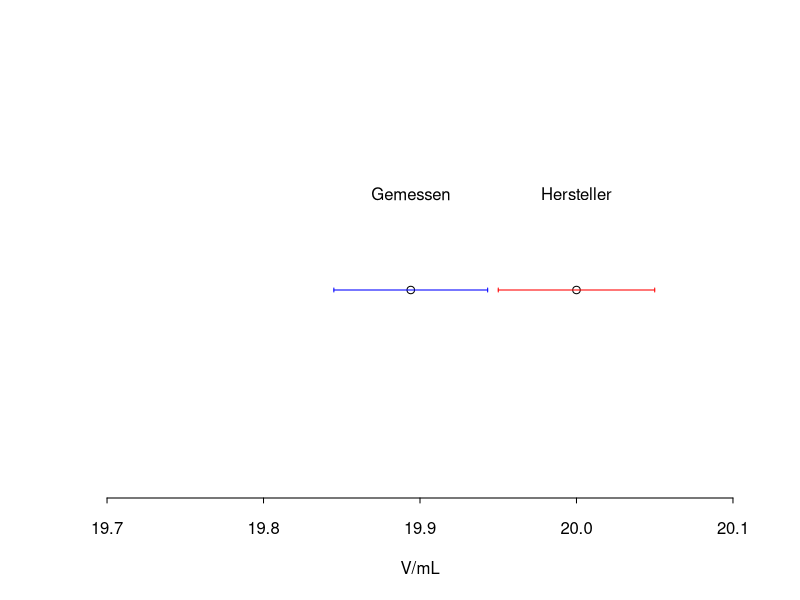
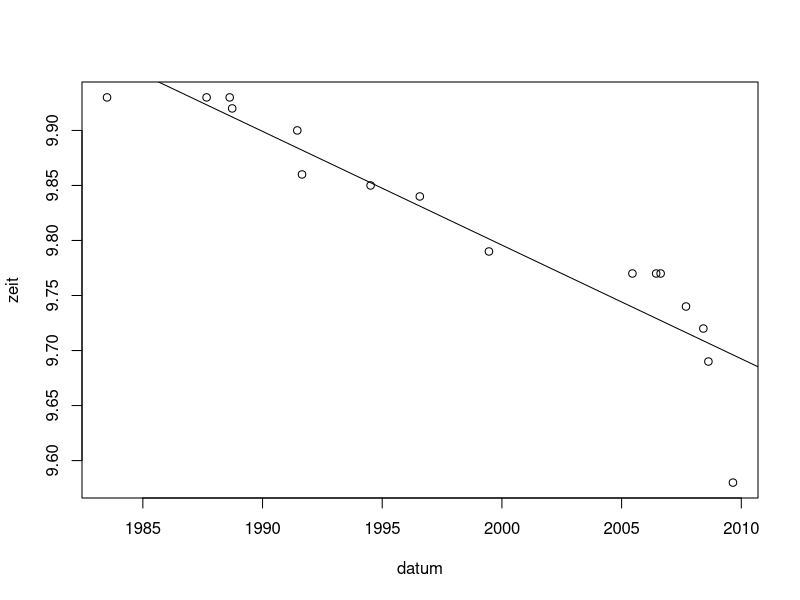

Recreate these plots in R, in order.
##################Übung 1##################

#messadaten pippetiert
pipettiert_gewicht <- c(19.8689, 19.8542, 19.8443, 19.8560,19.8489,
                        19.8785, 19.8619, 19.8747, 19.8500, 19.8455) #g
#pipettierte volumen
dichte_wasser <- 0.99820 #g/cm^3 = g/mL
pipettiert <- pipettiert_gewicht / dichte_wasser #mL

#n
pip_n <- length(pipettiert)
#mean
pip_mean <- mean(pipettiert)
#standard deviation(sd)
pip_sd <- sd(pipettiert)
#variance
pip_var <- var(pipettiert)
#sd of mean
pip_mean_sd <- pip_sd / sqrt(pip_n)
#variance of mean
pip_mean_var <- pip_var / pip_n

#Output
data.frame(pip_mean, pip_sd, pip_var, pip_mean_sd, pip_mean_var)

################## END Übung 1##################




##################Übung 2##################

#degrees of freedom
pip_v <- pip_n <- 1

#fractiles
pip_fractile_95 <- qt(0.975, pip_v)
pip_fractile_99 <- qt(0.995, pip_v)

# +- im Vertrauensintervall
pip_cx_95 <- pip_fractile_95 * pip_mean_sd
pip_cx_99 <- pip_fractile_99 * pip_mean_sd

cat("95 % Vertrauensintervall : [", pip_mean - pip_cx_95,
    " mL,", pip_mean + pip_cx_95, "mL]")
 srt=3
cat("\n99 % Vertrauensintervall : [", pip_mean - pip_cx_99,
    " mL,", pip_mean + pip_cx_99, "mL]")

#hersteller
hersteller_mean <- 20.00
hersteller_vi <- 0.05

gemessen_label <- "Gemessen"
hersteller_label <- "Hersteller"

#plot
plot(c(pip_mean, hersteller_mean), c(1,1), xlim=c(19.7, 20.1), yaxt="n",
     ylab="", xlab="V/mL", tcl=-0.25, frame.plot=FALSE)
arrows(pip_mean - pip_cx_95, 1, pip_mean + pip_cx_95,
       code=3, angle=90, length=0.02, col="blue")
arrows(hersteller_mean - hersteller_vi, 1, hersteller_mean+hersteller_vi, 1,
       code=3, angle=90, length=0.02, col="red")
text(x=pip_mean, y=1.2, label=gemessen_label)
text(x=hersteller_mean, y=1.2, label=hersteller_label)

##################END Übung 2##################



##################Übung 3##################

#Vertrauensintervall
cat("\n19.90 +- 0.05 mL")
#Standardabweichung
cat("\n19.894(12) mL")


##################END Übung 3##################


##################Übung 3##################

datum <- c(1983.504, 1987.663, 1988.628, 1988.732, 1991.452, 1991.649, 1994.514, 1996.570, 1999.458, 2005.452, 2006.444, 2006.630, 2007.690, 2008.415, 2008.626, 2009.652)
zeit <-c(9.93, 9.93, 9.93, 9.92, 9.90, 9.86, 9.85, 9.84, 9.79, 9.77, 9.77, 9.77, 9.74, 9.72, 9.69, 9.58)

linear_model <-lm(zeit ~ datum)
summary(linear_model)
plot(datum , zeit)
abline(linear_model)

#somenewline

##################END Übung 3##################


  
